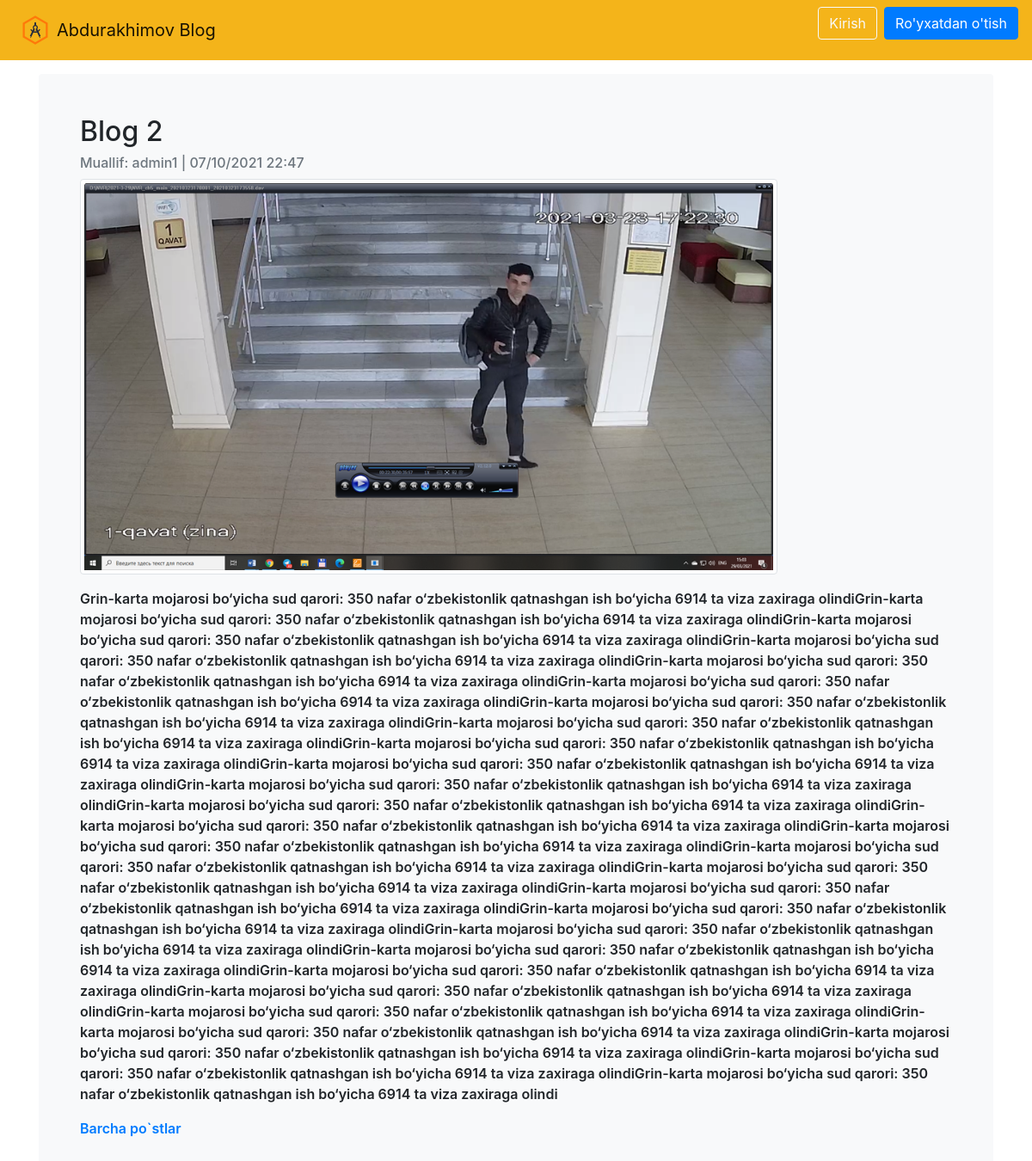
The app's page /article/9/ with its own data.
### article/models.py (models this page shows, shortened)
class Article(models.Model):
    title = models.CharField(max_length=150)
    summary = models.CharField(max_length=200, blank=True)
    body = RichTextField()
    photo = models.ImageField(upload_to='images/', blank=True)
    date = models.DateTimeField(auto_now_add=True)
    author = models.ForeignKey(
        get_user_model(),
        on_delete=models.CASCADE,
    )

### accounts/models.py (models this page shows)
class CustomUser(AbstractUser):
    age = models.PositiveIntegerField(null=True, blank=True)
    address  = models.CharField(max_length=200, null=True, blank=True)

### article/views.py (the view)
# urls.py: path('<int:pk>/', ArticleDetail.as_view(), name='article_detail'),
class ArticleDetail(DetailView):
    model = Article
    template_name = 'article_detail.html'

### templates/article_detail.html
{% extends 'base.html' %}
{% block content %}
<div class="bg-light p-5 rounded">
    <h2>{{ object.title }}</h2>
    <h6 class="card-subtitle mb-2 text-muted mt-2">Muallif: {{ object.author }} | {{ article.date|date:'d/m/Y G:i' }}</h6>
    {% if object.photo %}
    <img class="rounded d-block img-thumbnail" style="width:80%" src="{{ article.photo.url }}"alt="{{ article.title }}">
    {% endif%}
    <p class="mt-3">{{ object.body|safe }}</p>
 {% if user.is_superuser or user.is_staff %}
    <a href="{% url 'article_edit' article.pk %}" >Tahrirlash</a> |
    <a href="{% url 'article_delete' article.pk %}" >O`chirish</a>|
    <a href="{% url 'article_list' %}" >Barcha po`stlar</a>
{% else %}
    <a href="{% url 'article_list' %}" >Barcha po`stlar</a>
{% endif %}
</div>
{% endblock content %}

### records on screen
Article: title "Blog 2", author "admin1", date "07/10/2021 22:47", photo (picture), body "Grin-karta mojarosi bo‘yicha sud qarori: 350 nafar o‘zbekistonlik qatnashgan ish bo‘yicha 6914 ta viza zaxiraga olindiGrin-karta mojarosi bo‘yicha sud qarori: 350 nafar o‘zbekistonlik qatnashgan ish bo‘yicha 6914 ta viza zaxiraga olindiGrin-karta mojarosi bo‘yicha sud qarori: 350 nafar o‘zbekistonlik qatnashgan ish bo‘yicha 6914 ta viza zaxiraga olindiGrin-karta mojarosi bo‘yicha sud qarori: 350 nafar o‘zbekistonlik qatnashgan ish bo‘yicha 6914 ta viza zaxiraga olindiGrin-karta mojarosi bo‘yicha sud qarori: 350 nafar o‘zbekistonlik qatnashgan ish bo‘yicha 6914 ta viza zaxiraga olindiGrin-karta mojarosi bo‘yicha sud qarori: 350 nafar o‘zbekistonlik qatnashgan ish bo‘yicha 6914 ta viza…"
